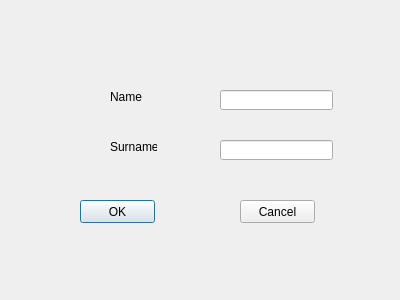
<?xml version="1.0" encoding="UTF-8"?>
<ui version="4.0">
 <class>LoginDialog</class>
 <widget class="QDialog" name="LoginDialog">
  <property name="geometry">
   <rect>
    <x>0</x>
    <y>0</y>
    <width>400</width>
    <height>300</height>
   </rect>
  </property>
  <property name="windowTitle">
   <string>Dialog</string>
  </property>
  <widget class="QLabel" name="label">
   <property name="geometry">
    <rect>
     <x>110</x>
     <y>90</y>
     <width>47</width>
     <height>13</height>
    </rect>
   </property>
   <property name="text">
    <string>Name</string>
   </property>
  </widget>
  <widget class="QLabel" name="label_2">
   <property name="geometry">
    <rect>
     <x>110</x>
     <y>140</y>
     <width>47</width>
     <height>13</height>
    </rect>
   </property>
   <property name="text">
    <string>Surname</string>
   </property>
  </widget>
  <widget class="QLineEdit" name="NameLineEdit">
   <property name="geometry">
    <rect>
     <x>220</x>
     <y>90</y>
     <width>113</width>
     <height>20</height>
    </rect>
   </property>
  </widget>
  <widget class="QLineEdit" name="SurnameLineEdit">
   <property name="geometry">
    <rect>
     <x>220</x>
     <y>140</y>
     <width>113</width>
     <height>20</height>
    </rect>
   </property>
  </widget>
  <widget class="QPushButton" name="pushButton">
   <property name="geometry">
    <rect>
     <x>80</x>
     <y>200</y>
     <width>75</width>
     <height>23</height>
    </rect>
   </property>
   <property name="text">
    <string>OK</string>
   </property>
  </widget>
  <widget class="QPushButton" name="pushButton_2">
   <property name="geometry">
    <rect>
     <x>240</x>
     <y>200</y>
     <width>75</width>
     <height>23</height>
    </rect>
   </property>
   <property name="text">
    <string>Cancel</string>
   </property>
  </widget>
 </widget>
 <resources/>
 <connections/>
</ui>
